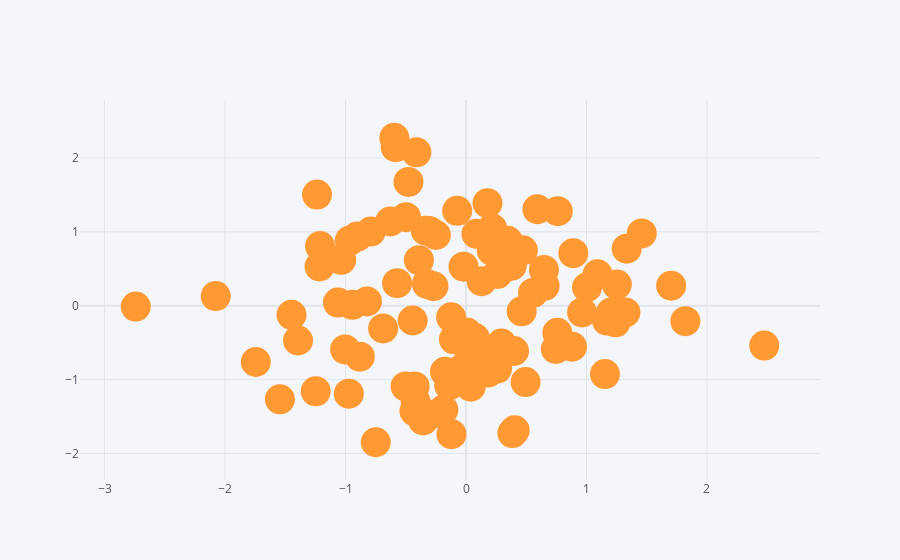

Here is the notebook cell this chart was saved with:
### Code cell
df.iplot(kind='scatter', x='A', y='B', mode='markers', size=30)
